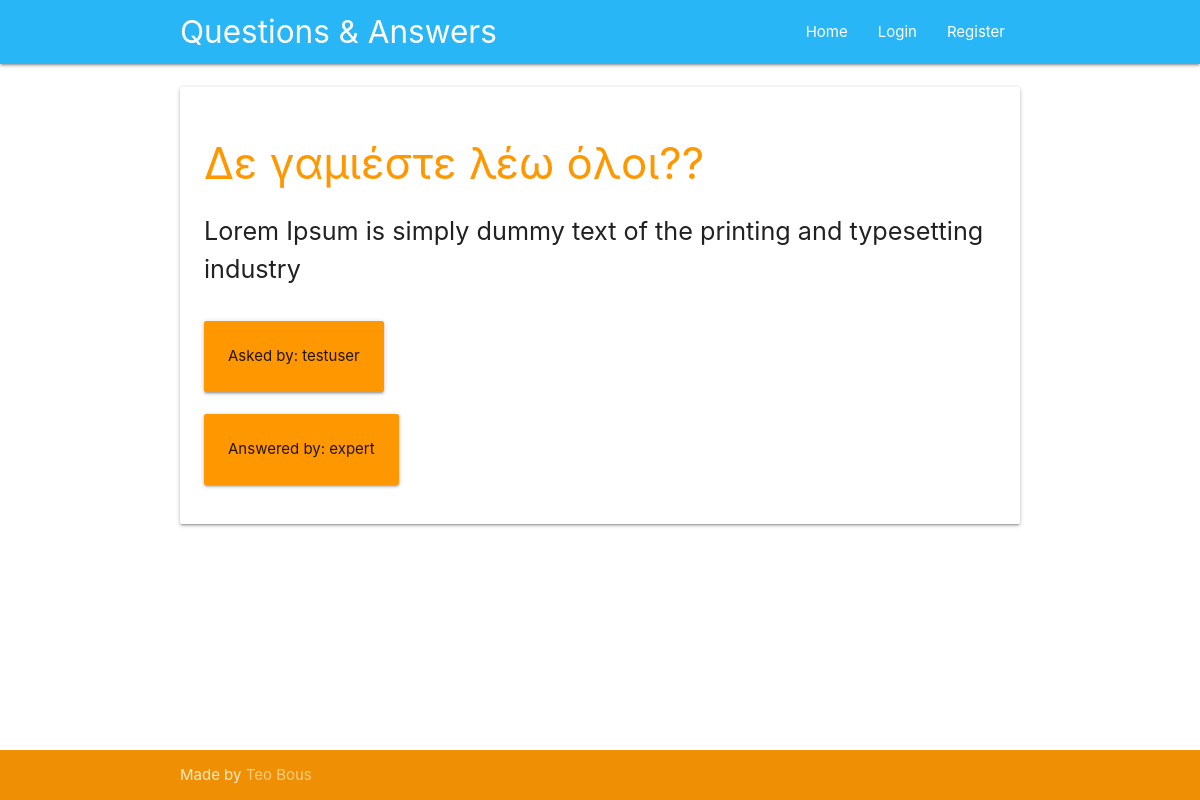
Page /question/2 on the committed database.
### tables this page shows
CREATE TABLE questions (
    id integer primary key autoincrement,
    question_text text not null,
    answer_text text,
    asked_by_id integer not null,
    expert_id integer not null
);

CREATE TABLE users (
    id integer primary key autoincrement,
    name text not null,
    password text not null,
    expert boolean not null,
    admin boolean not null 
);

### app.py (the view)
@app.route('/question/<question_id>')
def question(question_id):
	user = get_current_user()
	db = get_db()
	query = """
			select questions.question_text as question_text, questions.answer_text as answer_text, askers.name as asker, experts.name as expert
			from questions
			join users as askers on questions.asked_by_id = askers.id
			join users as experts on questions.expert_id = experts.id
			where questions.id = ?
			"""
	question_cur = db.execute(query, [question_id])
	question = question_cur.fetchone()
	return render_template('question.html', user=user, question=question)

### app.py (called while the page is built)
def get_current_user():
	user_result = None
	if 'user' in session:
		user = session['user']
		db = get_db()
		query = 'select id, name, password, expert, admin from users where name = ?'
		user_cur = db.execute(query, [user])
		user_result = user_cur.fetchone()
	return user_result

### database.py (called while the page is built)
def connect_db():
	sql = sqlite3.connect('data.db')
	sql.row_factory = sqlite3.Row
	return sql

def get_db():
	if not hasattr(g, 'sqlite_db'):
		g.sqlite_db = connect_db()
	return g.sqlite_db

### templates/question.html (shortened to what this page needs)
{% extends 'base.html' %}
{% block content %}
    <div class="section">
      <div class="container">
        <div class="card-panel ">
          <h3 class="header orange-text">{{ question.question_text }}?</h3>
          <p class="flow-text">{{ question.answer_text }}</p>
          <div class="card-panel orange" style="display: inline-block;">Asked by: {{ question.asker }}</div><br>
          <div class="card-panel orange" style="display: inline-block;">Answered by: {{ question.expert }}</div>
        </div>
      </div>
    </div>
{% endblock %}

### static/css/style.css (style rules this page uses)
body { display: flex; min-height: 100vh; flex-direction: column; }

### rows in the picture
questions: question_text "Δε γαμιέστε λέω όλοι?", answer_text "Lorem Ipsum is simply dummy text of the printing and typesetting industry"
users: asker "testuser"
users: expert "expert"
